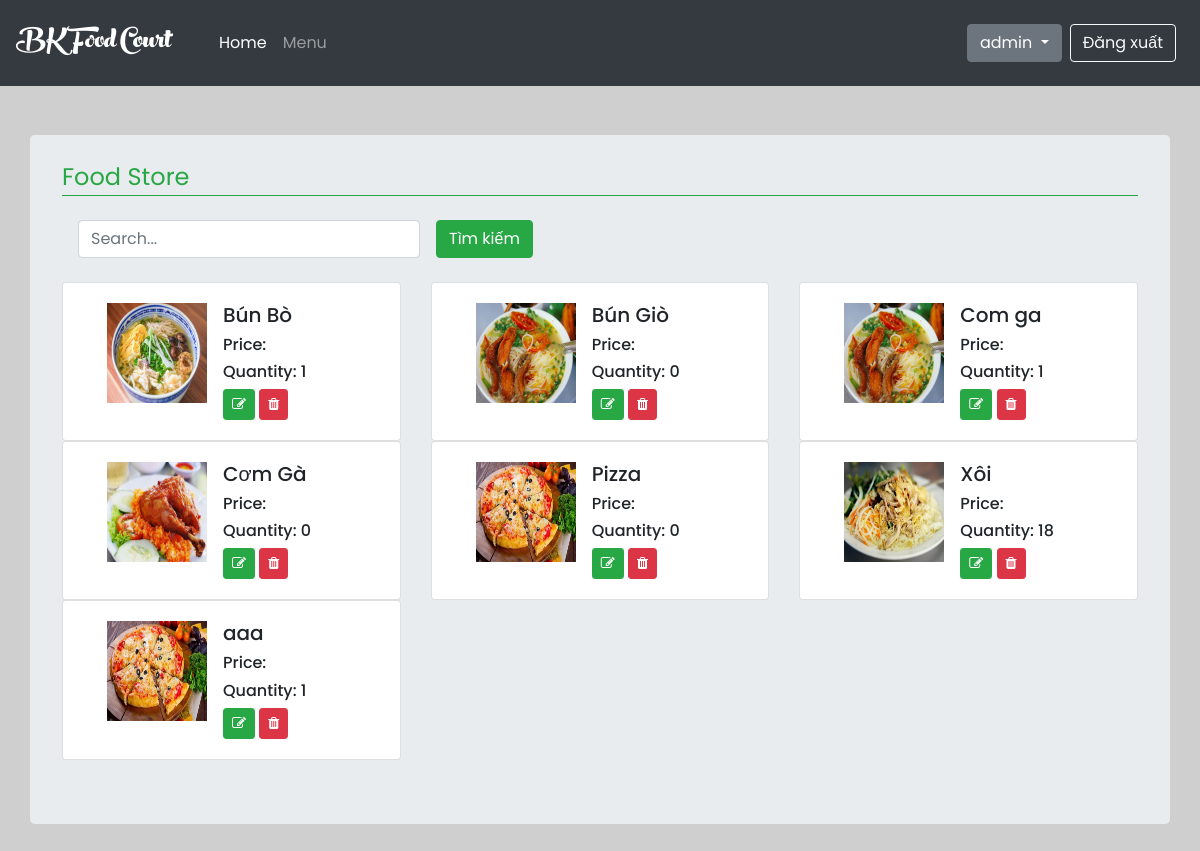
The page /menu/foodstore/ (signed in) on the database as committed earlier.
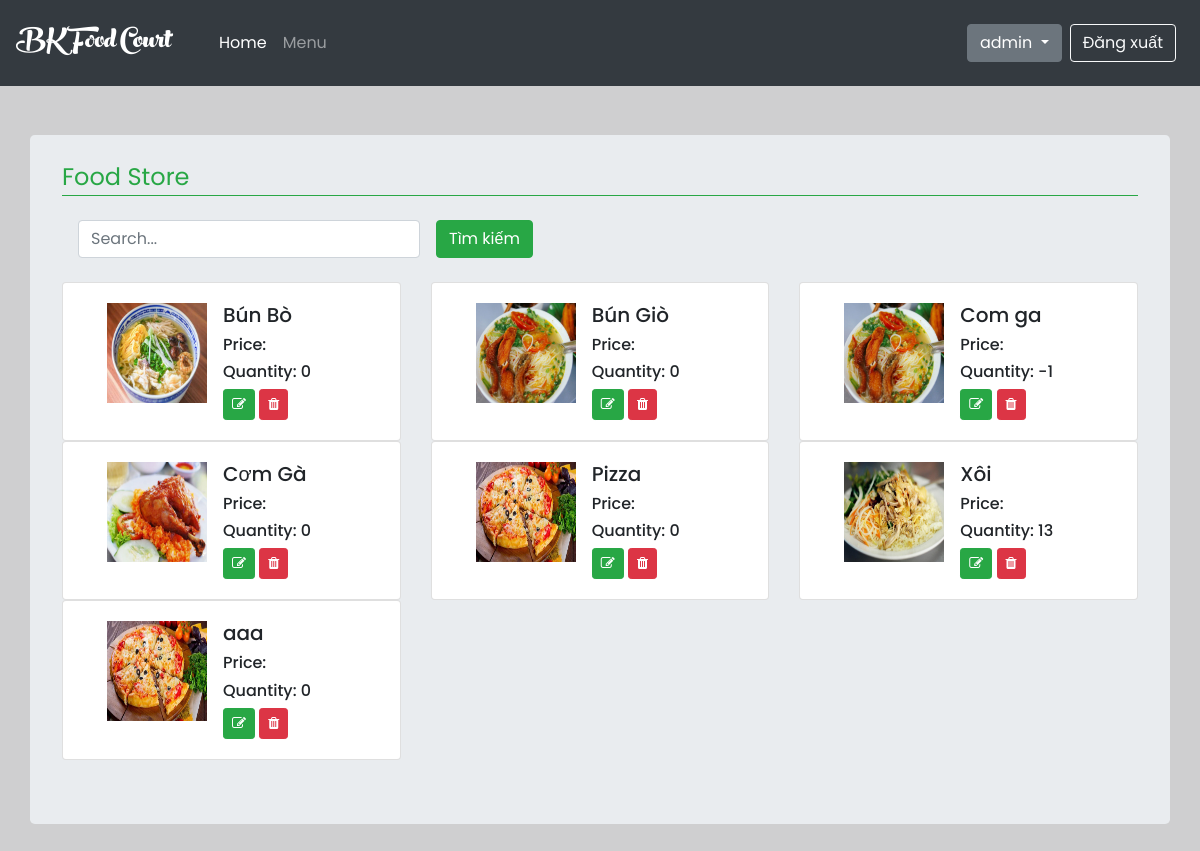
The same page on the database as committed later.
### home/models.py (models this page shows, shortened)
class Product(models.Model):
    CATEGORY = (
        (0, 'Cơm'),
        (1, 'Bún'),
        (2, 'Phở'),
        (3, 'Bánh Mì'),
    )
    shop = models.ForeignKey(User, on_delete=models.CASCADE, limit_choices_to={
        'is_staff': True
    }, default=True)
    category = models.IntegerField(choices=CATEGORY)
    name = models.CharField(max_length=200,
                            db_index=True)
    slug = models.SlugField(max_length=200,
                            db_index=True)
    image = models.ImageField(upload_to='products/%Y/%m/%d',
                              blank=True)
    description = models.TextField(blank=True)
    price = models.DecimalField(max_digits=10, decimal_places=2)
    available = models.BooleanField(default=True)
    created = models.DateTimeField(auto_now_add=True)
    updated = models.DateTimeField(auto_now=True)
    quantity=models.IntegerField(default=1)
    class Meta:
        ordering = ('name',)
        index_together = (('id', 'slug'),)

### menu/views.py (the view)
# urls.py: url('foodstore/', login_required(views.food_store), name='foodstore'),
@login_required
def food_store(request):
    food = Product.objects.filter(shop_id=request.user.id)
    context = {
        'foods': food,
    }
    return render(request, 'menu/foodstore.html', context)

### Food/processor.py (called while the page is built)
def context(request):
    return {
        'list': foods.objects.all(),
    }

### templates/menu/foodstore.html (shortened to what this page needs)
{% extends 'home/base.html' %}
{% block container %}
    <div class="container mt-5 jumbotron pt-4">
        <fieldset class="mb-3">
            <legend class="border-success border-bottom text-success">Food Store</legend>
        </fieldset>
        {% if user.is_staff %}
            <div class="md-form active-cyan active-cyan-2 mb-3">
                <form method="get" class="form-inline">
                    <div class="form-group mx-sm-3 mb-2">
                        <input type="text" placeholder="Search..." name="q" class="form-control ">
                    </div>
                    <button class="btn btn-success mb-2" type="submit">Tìm kiếm</button>
                </form>
            </div>
            {% if foods.count > 0 %}
                <div class="list-group">
                    <div class="row">
                        {% for x in foods %}
                            <div class="col-md-4">
                                <div class="card">
                                    <div class="media card-body">
                                        <img src="{{ x.image.url }}" class="mr-3 ml-4" alt="..."
                                             style="width: 100px; height: 100px">
                                        <div class="media-body" style="width: 90%">
                                            <h5 class="mt-0">{{ x.name }}</h5>
                                            <h6>Price: {{ x.food.price }}</h6>
                                            <h6>Quantity: {{ x.quantity }}</h6>
                                            <a href="{% url 'foodstore-edit' x.id %}">
                                                <button class="btn btn-success btn-sm">
                                                    <i class="fa fa-pencil-square-o"></i>
                                                </button>
                                            </a>
                                            <a href="{% url 'foodstore-delete' x.id %}">
                                                <button class="btn btn-danger btn-sm">
                                                    <i class="fa fa-trash"></i>
                                                </button>
                                            </a>
                                        </div>
                                    </div>
                                </div>
                            </div>
                        {% endfor %}
                    </div>
                </div>
            {% else %}
                <h5 class="text-capitalize"> Không có sản phẩm nào !</h5>
            {% endif %}
        {% else %}
            <div class="m-auto">
                <h5 class="text-danger m-auto"> Tài khoản không hợp lệ!</h5>
            </div>
        {% endif %}
    </div>
{% endblock %}

### templates/home/base.html (shortened to what this page needs)
<!DOCTYPE html>
<html lang="en">
<head>
    {% load static %}
    <link rel="stylesheet" href="{% static 'bootstrap/css/bootstrap.min.css' %}">
    <link rel="stylesheet" type="text/css" href="{% static 'home/CSS/style.css' %}"/>
    <link rel="stylesheet" href="https://cdnjs.cloudflare.com/ajax/libs/font-awesome/4.7.0/css/font-awesome.min.css">
</head>
<body style="padding-top: 65pt">
<nav class="navbar navbar-expand-md navbar-dark bg-dark fixed-top">
    <a href="{% url 'home' %}" class="navbar-brand">
        <div class="logo">
            BK Food Court
        </div>
    </a>
    <div class="collapse navbar-collapse ml-md-4" id="navbarCollapse">
        <div class="navbar-nav">
            <a href="{% url 'home' %}" class="nav-item nav-link active">Home</a>
            <a href="{% url 'menu' %}" class="nav-item nav-link">Menu</a>
        </div>
        <div class="navbar-nav ml-auto">
            {% if user.is_authenticated %}
                {% if user.is_staff %}
                    <div class="dropdown">
                        <button class="btn btn-secondary dropdown-toggle mr-sm-2" type="button" id="dropdownMenuButton"
                                data-toggle="dropdown" aria-haspopup="true" aria-expanded="false">
                            {{ user.get_username }}
                        </button>
                    </div>
                {% endif %}
                <a href="{% url 'logout' %}" class="nav-item btn mr-sm-2 btn-outline-light">Đăng xuất</a>
            {% else %}
                <a class="btn btn-secondary nav-item mr-sm-2" href="{% url 'login' %}">Đăng nhập
                </a>
                <a class="btn nav-item btn-outline-light mr-sm-2" href="{% url 'register' %}">Đăng kí
                </a>
            {% endif %}
        </div>
    </div>
</nav>
{% block container %}
{% endblock container %}
</body>
</html>

### static/home/CSS/style.css (style rules this page uses)
html { height: 100%; }
body { font-family: "Poppins", sans-serif; padding: 0pt ; height: 150%; background-color: rgba(175, 175, 177, 0.6); }
.logo { font-family: peachcream !important; font-size: 40px; color: white; transition: 0.9s; }

Rows that differ between the two databases and show on the page:
changed Product "Bún Bò": quantity "1" → "0"
changed Product "Com ga": quantity "1" → "-1"
changed Product "Xôi": quantity "18" → "13"
changed Product "aaa": quantity "1" → "0"
